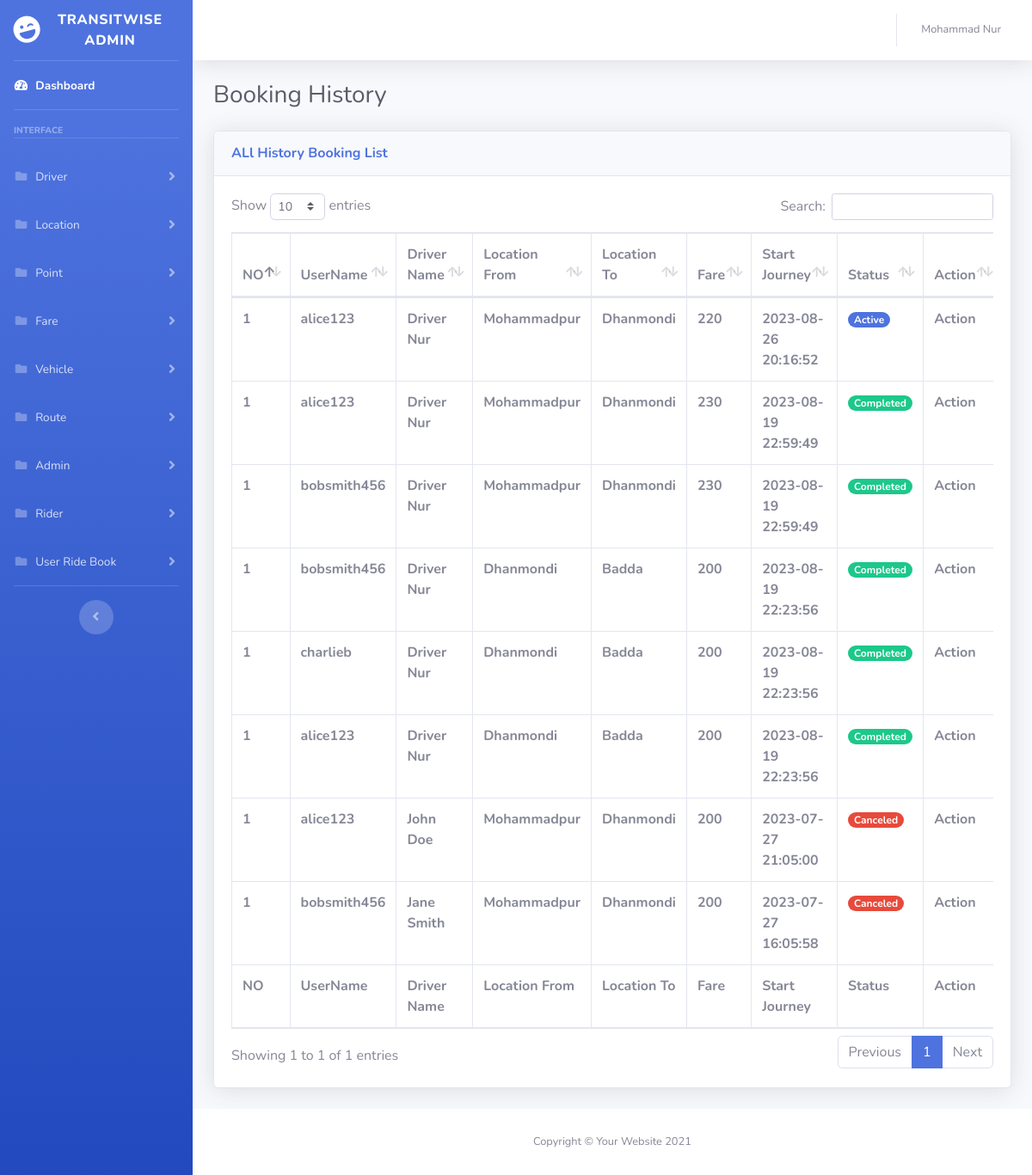
Page /admin/allBookingList.php (signed in) on the committed database.
### tables this page shows
CREATE TABLE `userRideBook` (
  `id` int(11) NOT NULL AUTO_INCREMENT,
  `rideBookID` int(11) NOT NULL,
  `riderID` int(11) NOT NULL,
  `pickUpId` int(11) NOT NULL,
  `dropId` int(11) NOT NULL,
  `created_at` timestamp NULL DEFAULT NULL,
  PRIMARY KEY (`id`),
  KEY `rideBookID` (`rideBookID`),
  KEY `riderID` (`riderID`),
  KEY `userRideBook` (`pickUpId`),
  KEY `dropUp` (`dropId`),
  CONSTRAINT `dropUp` FOREIGN KEY (`dropId`) REFERENCES `subLocation` (`id`),
  CONSTRAINT `userRideBook` FOREIGN KEY (`pickUpId`) REFERENCES `subLocation` (`id`),
  CONSTRAINT `userridebook_ibfk_3` FOREIGN KEY (`rideBookID`) REFERENCES `Route` (`id`),
  CONSTRAINT `userridebook_ibfk_4` FOREIGN KEY (`riderID`) REFERENCES `rider` (`id`)
);

CREATE TABLE `rider` (
  `id` int(11) NOT NULL AUTO_INCREMENT,
  `name` varchar(255) NOT NULL,
  `username` varchar(255) NOT NULL,
  `email` varchar(255) NOT NULL,
  `phone` varchar(255) NOT NULL,
  `password` varchar(255) NOT NULL,
  `role` varchar(255) NOT NULL,
  `token` varchar(255) DEFAULT NULL,
  `status` varchar(255) NOT NULL DEFAULT 'active',
  `created_at` timestamp NULL DEFAULT NULL,
  PRIMARY KEY (`id`),
  UNIQUE KEY `username` (`username`),
  UNIQUE KEY `email` (`email`),
  UNIQUE KEY `phone` (`phone`)
);

CREATE TABLE `driver` (
  `id` int(11) NOT NULL AUTO_INCREMENT,
  `name` varchar(255) NOT NULL,
  `username` varchar(255) NOT NULL,
  `email` varchar(255) NOT NULL,
  `phone` varchar(255) NOT NULL,
  `password` varchar(255) NOT NULL,
  `role` varchar(255) NOT NULL,
  `token` varchar(255) DEFAULT NULL,
  `created_at` timestamp NULL DEFAULT NULL,
  PRIMARY KEY (`id`),
  UNIQUE KEY `username` (`username`),
  UNIQUE KEY `email` (`email`),
  UNIQUE KEY `phone` (`phone`)
);

CREATE TABLE `route` (
  `id` int(11) NOT NULL AUTO_INCREMENT,
  `driverID` int(11) NOT NULL,
  `vehicleID` int(11) NOT NULL,
  `locationId_From` int(11) NOT NULL,
  `locationId_To` int(11) NOT NULL,
  `Fare` int(11) NOT NULL,
  `StartJourneyTime` timestamp NOT NULL,
  `DepartureTime` timestamp NOT NULL,
  `driverPayment` int(11) NOT NULL,
  `createdbyID` int(11) NOT NULL,
  `created_at` timestamp NOT NULL,
  `status` int(2) NOT NULL DEFAULT 0,
  PRIMARY KEY (`id`),
  KEY `createdbyID` (`createdbyID`),
  CONSTRAINT `route_ibfk_1` FOREIGN KEY (`createdbyID`) REFERENCES `admin` (`id`)
);

CREATE TABLE `location` (
  `id` int(11) NOT NULL AUTO_INCREMENT,
  `name` varchar(255) NOT NULL,
  `created_at` timestamp NULL DEFAULT NULL,
  PRIMARY KEY (`id`),
  UNIQUE KEY `name` (`name`)
);

### classes/UserRideBookTable.php (called while the page is built, shortened)
<?php
require_once(realpath(dirname(__FILE__) . '/../lib/MainTable.php'));
require_once(realpath(dirname(__FILE__) . '/../lib/Database.php'));
class UserRideBookTable extends MainTable
{
    public function getStatus($status)
    {
        switch ($status) {
            case 0:
                return "Active";
                break;
            case 2:
                return "Completed";
                break;
            case 3:
                return "Canceled";
                break;
        }
    }
    public function showAllBooking()
    {
        $sql = "SELECT urb.id AS rideBookID,rider.username AS userName, urb.riderID, urb.pickUpId, urb.dropId,
        p.name AS pickUpLocation, d.name AS dropLocation,r.locationId_From,r.locationId_To,
        dr.name AS driverName, r.status AS rideStatus,
        r.Fare AS rideFare, r.StartJourneyTime
        FROM userRideBook urb
        JOIN SubLocation p ON urb.pickUpId = p.id
        JOIN SubLocation d ON urb.dropId = d.id
        JOIN rider ON urb.riderID = rider.id
        JOIN route r ON urb.rideBookID = r.id
        JOIN driver dr ON r.driverID = dr.id  ORDER BY r.StartJourneyTime DESC";
        $stmt = Database::prepare($sql);
        $stmt->execute();
        return $stmt->fetchAll();
    }
}

### lib/Database.php (called while the page is built, shortened)
<?php
class Database {
    private static $pdo;
    public static function Connection(): PDO
    {
        if(!isset(self::$pdo)){
            try {
                self::$pdo = new PDO("mysql:host=".DB_HOST.";dbname=".DB_NAME,DB_USER,DB_PASS);
            } catch (PDOException $e) {
                echo "Connection fail...".$e->getMessage();
            }
        }
        return self::$pdo;
    }
    public static function prepare($sql): false|PDOStatement
    {
        return self::Connection()->prepare($sql);
    }
}

### lib/MainTable.php (called while the page is built, shortened)
<?php
abstract class MainTable
{
    protected  $table;
    public function readByid($id) {
        $sql ="SELECT * FROM ".$this->table." WHERE id =:id";
        $stmt =Database::prepare($sql);
        $stmt->bindParam(":id",$id);
        $stmt->execute();
        return $stmt->fetch();
    }
}

### admin/allBookingList.php (the view)
<?php include_once "inc/header.php"; ?>
<?php
$userRideBook = new UserRideBookTable();
$results = $userRideBook->showAllBooking();
$location = new LocationTable();
?>
<div class="d-sm-flex align-items-center justify-content-between mb-4">
    <h1 class="h3 mb-0 text-gray-800">Booking History</h1>
</div>
<div class="card shadow mb-4">
    <div class="card-header py-3 d-flex justify-content-between">
        <h6 class="m-0 font-weight-bold text-primary"> ALl History Booking List</h6>
    </div>
    <div class="card-body">
        <div class="table-responsive">
            <table class="table table-bordered" id="dataTable" width="100%" cellspacing="0">
                <thead>
                    <tr>
                        <th>NO</th>
                        <th>UserName</th>
                        <th>Driver Name</th>
                        <th>Location From</th>
                        <th>Location To</th>
                        <th>Fare</th>
                        <th>Start Journey</th>
                        <th>Status</th>
                        <th>Action</th>
                    </tr>
                </thead>
                <tfoot>
                    <tr>
                        <th>NO</th>
                        <th>UserName</th>
                        <th>Driver Name</th>
                        <th>Location From</th>
                        <th>Location To</th>
                        <th>Fare</th>
                        <th>Start Journey</th>
                        <th>Status</th>
                        <th>Action</th>
                    </tr>
                </tfoot>
                <?php $count = 1; ?>
                <?php foreach ($results as $row) { ?>
                    <tbody>
                        <th><?php echo $count; ?></th>
                        <th><?php echo $row['userName'] ?></th>
                        <th><?php echo $row['driverName'] ?></th>
                        <th><?php echo ($location->readByid($row['locationId_From']))['name']; ?></th>
                        <th><?php echo ($location->readByid($row['locationId_To']))['name']; ?></th>
                        <th><?php echo $row['rideFare'] ?></th>
                        <th><?php echo $row['StartJourneyTime'] ?></th>
                        <td><span class="badge badge-pill
                            <?php if ($row['rideStatus'] == 2) {
                                echo "badge-success";
                            } else if ($row['rideStatus'] == 1) {
                                echo "badge-info";
                            } else if ($row['rideStatus'] == 3) {
                                echo "badge-danger";
                            } else if ($row['rideStatus'] == 0) {
                                echo "badge-primary";
                            } ?>
                        ">
                                <?php echo $userRideBook->getStatus($row['rideStatus']); ?></span></td>
                        <th>Action</th>
                    </tbody>
                <?php } ?>
            </table>
        </div>
    </div>
</div>
<?php include_once "inc/footer.php"; ?>

### rows in the picture
userridebook: riderID.username "alice123", driver.name "Driver Nur", rideBookID.name "Mohammadpur", rideBookID.name "Dhanmondi", rideBookID.Fare "220", rideBookID.StartJourneyTime "2023-08-26 20:16:52", rideBookID.status "Active"
userridebook: riderID.username "alice123", driver.name "Driver Nur", rideBookID.name "Mohammadpur", rideBookID.name "Dhanmondi", rideBookID.Fare "230", rideBookID.StartJourneyTime "2023-08-19 22:59:49", rideBookID.status "Completed"
userridebook: riderID.username "bobsmith456", driver.name "Driver Nur", rideBookID.name "Mohammadpur", rideBookID.name "Dhanmondi", rideBookID.Fare "230", rideBookID.StartJourneyTime "2023-08-19 22:59:49", rideBookID.status "Completed"
userridebook: riderID.username "bobsmith456", driver.name "Driver Nur", rideBookID.name "Dhanmondi", rideBookID.name "Badda", rideBookID.Fare "200", rideBookID.StartJourneyTime "2023-08-19 22:23:56", rideBookID.status "Completed"
userridebook: riderID.username "charlieb", driver.name "Driver Nur", rideBookID.name "Dhanmondi", rideBookID.name "Badda", rideBookID.Fare "200", rideBookID.StartJourneyTime "2023-08-19 22:23:56", rideBookID.status "Completed"
userridebook: riderID.username "alice123", driver.name "Driver Nur", rideBookID.name "Dhanmondi", rideBookID.name "Badda", rideBookID.Fare "200", rideBookID.StartJourneyTime "2023-08-19 22:23:56", rideBookID.status "Completed"
userridebook: riderID.username "alice123", driver.name "John Doe", rideBookID.name "Mohammadpur", rideBookID.name "Dhanmondi", rideBookID.Fare "200", rideBookID.StartJourneyTime "2023-07-27 21:05:00", rideBookID.status "Canceled"
userridebook: riderID.username "bobsmith456", driver.name "Jane Smith", rideBookID.name "Mohammadpur", rideBookID.name "Dhanmondi", rideBookID.Fare "200", rideBookID.StartJourneyTime "2023-07-27 16:05:58", rideBookID.status "Canceled"

### other values in the picture
Session::getName('admin') "Mohammad Nur"
